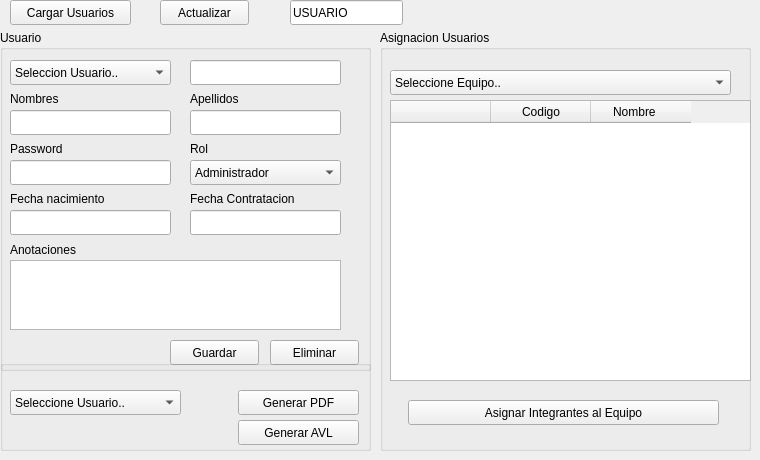
    <widget class="QWidget" name="page_2">
     <widget class="QLineEdit" name="lineEdit_2">
      <property name="geometry">
       <rect>
        <x>290</x>
        <y>0</y>
        <width>113</width>
        <height>25</height>
       </rect>
      </property>
      <property name="text">
       <string>USUARIO</string>
      </property>
      <property name="readOnly">
       <bool>true</bool>
      </property>
     </widget>
     <widget class="QPushButton" name="pushButton_10">
      <property name="geometry">
       <rect>
        <x>10</x>
        <y>0</y>
        <width>121</width>
        <height>25</height>
       </rect>
      </property>
      <property name="text">
       <string>Cargar Usuarios</string>
      </property>
     </widget>
     <widget class="QGroupBox" name="groupBox">
      <property name="geometry">
       <rect>
        <x>0</x>
        <y>30</y>
        <width>371</width>
        <height>341</height>
       </rect>
      </property>
      <property name="title">
       <string>Usuario</string>
      </property>
      <widget class="QComboBox" name="selecUsuario">
       <property name="geometry">
        <rect>
         <x>10</x>
         <y>30</y>
         <width>161</width>
         <height>25</height>
        </rect>
       </property>
       <item>
        <property name="text">
         <string>Seleccion Usuario..</string>
        </property>
       </item>
      </widget>
      <widget class="QLineEdit" name="idUsuario">
       <property name="geometry">
        <rect>
         <x>190</x>
         <y>30</y>
         <width>151</width>
         <height>25</height>
        </rect>
       </property>
       <property name="inputMask">
        <string/>
       </property>
       <property name="text">
        <string/>
       </property>
       <property name="readOnly">
        <bool>false</bool>
       </property>
      </widget>
      <widget class="QLineEdit" name="nombreUsuario">
       <property name="geometry">
        <rect>
         <x>10</x>
         <y>80</y>
         <width>161</width>
         <height>25</height>
        </rect>
       </property>
      </widget>
      <widget class="QLineEdit" name="apellidoUsuario">
       <property name="geometry">
        <rect>
         <x>190</x>
         <y>80</y>
         <width>151</width>
         <height>25</height>
        </rect>
       </property>
      </widget>
      <widget class="QLabel" name="label">
       <property name="geometry">
        <rect>
         <x>10</x>
         <y>60</y>
         <width>67</width>
         <height>17</height>
        </rect>
       </property>
       <property name="text">
        <string>Nombres</string>
       </property>
      </widget>
      <widget class="QLabel" name="label_2">
       <property name="geometry">
        <rect>
         <x>190</x>
         <y>60</y>
         <width>67</width>
         <height>17</height>
        </rect>
       </property>
       <property name="text">
        <string>Apellidos</string>
       </property>
      </widget>
      <widget class="QLabel" name="label_3">
       <property name="geometry">
        <rect>
         <x>10</x>
         <y>110</y>
         <width>67</width>
         <height>17</height>
        </rect>
       </property>
       <property name="text">
        <string>Password</string>
       </property>
      </widget>
      <widget class="QLineEdit" name="passUsuario">
       <property name="geometry">
        <rect>
         <x>10</x>
         <y>130</y>
         <width>161</width>
         <height>25</height>
        </rect>
       </property>
      </widget>
      <widget class="QLabel" name="label_4">
       <property name="geometry">
        <rect>
         <x>190</x>
         <y>110</y>
         <width>67</width>
         <height>17</height>
        </rect>
       </property>
       <property name="text">
        <string>Rol</string>
       </property>
      </widget>
      <widget class="QLabel" name="label_5">
       <property name="geometry">
        <rect>
         <x>10</x>
         <y>210</y>
         <width>91</width>
         <height>20</height>
        </rect>
       </property>
       <property name="text">
        <string>Anotaciones</string>
       </property>
      </widget>
      <widget class="QComboBox" name="rolUsuario">
       <property name="geometry">
        <rect>
         <x>190</x>
         <y>130</y>
         <width>151</width>
         <height>25</height>
        </rect>
       </property>
       <item>
        <property name="text">
         <string>Administrador</string>
        </property>
       </item>
       <item>
        <property name="text">
         <string>Especialista</string>
        </property>
       </item>
       <item>
        <property name="text">
         <string>Líder</string>
        </property>
       </item>
       <item>
        <property name="text">
         <string>Operativo</string>
        </property>
       </item>
      </widget>
      <widget class="QPushButton" name="pushButton_15">
       <property name="geometry">
        <rect>
         <x>170</x>
         <y>310</y>
         <width>89</width>
         <height>25</height>
        </rect>
       </property>
       <property name="text">
        <string>Guardar</string>
       </property>
      </widget>
      <widget class="QPushButton" name="pushButton_16">
       <property name="geometry">
        <rect>
         <x>270</x>
         <y>310</y>
         <width>89</width>
         <height>25</height>
        </rect>
       </property>
       <property name="text">
        <string>Eliminar</string>
       </property>
      </widget>
      <widget class="QPlainTextEdit" name="anotacionesUsuario">
       <property name="geometry">
        <rect>
         <x>10</x>
         <y>230</y>
         <width>331</width>
         <height>70</height>
        </rect>
       </property>
      </widget>
      <widget class="QLabel" name="label_6">
       <property name="geometry">
        <rect>
         <x>190</x>
         <y>160</y>
         <width>141</width>
         <height>17</height>
        </rect>
       </property>
       <property name="text">
        <string>Fecha Contratacion</string>
       </property>
      </widget>
      <widget class="QLineEdit" name="fechaInicioUsuario">
       <property name="geometry">
        <rect>
         <x>10</x>
         <y>180</y>
         <width>161</width>
         <height>25</height>
        </rect>
       </property>
      </widget>
      <widget class="QLineEdit" name="contratacionUsuario">
       <property name="geometry">
        <rect>
         <x>190</x>
         <y>180</y>
         <width>151</width>
         <height>25</height>
        </rect>
       </property>
      </widget>
      <widget class="QLabel" name="label_7">
       <property name="geometry">
        <rect>
         <x>10</x>
         <y>160</y>
         <width>131</width>
         <height>17</height>
        </rect>
       </property>
       <property name="text">
        <string>Fecha nacimiento</string>
       </property>
      </widget>
     </widget>
     <widget class="QGroupBox" name="groupBox_2">
      <property name="geometry">
       <rect>
        <x>0</x>
        <y>360</y>
        <width>371</width>
        <height>91</height>
       </rect>
      </property>
      <property name="title">
       <string/>
      </property>
      <widget class="QComboBox" name="comboBox">
       <property name="geometry">
        <rect>
         <x>10</x>
         <y>30</y>
         <width>171</width>
         <height>25</height>
        </rect>
       </property>
       <item>
        <property name="text">
         <string>Seleccione Usuario..</string>
        </property>
       </item>
      </widget>
      <widget class="QPushButton" name="pushButton_9">
       <property name="geometry">
        <rect>
         <x>238</x>
         <y>30</y>
         <width>121</width>
         <height>25</height>
        </rect>
       </property>
       <property name="text">
        <string>Generar PDF</string>
       </property>
      </widget>
      <widget class="QPushButton" name="pushButton_14">
       <property name="geometry">
        <rect>
         <x>238</x>
         <y>60</y>
         <width>121</width>
         <height>25</height>
        </rect>
       </property>
       <property name="text">
        <string>Generar AVL</string>
       </property>
      </widget>
     </widget>
     <widget class="QGroupBox" name="groupBox_3">
      <property name="geometry">
       <rect>
        <x>380</x>
        <y>30</y>
        <width>371</width>
        <height>421</height>
       </rect>
      </property>
      <property name="title">
       <string>Asignacion Usuarios</string>
      </property>
      <widget class="QPushButton" name="pushButton_17">
       <property name="geometry">
        <rect>
         <x>28</x>
         <y>370</y>
         <width>311</width>
         <height>25</height>
        </rect>
       </property>
       <property name="text">
        <string>Asignar Integrantes al Equipo</string>
       </property>
      </widget>
      <widget class="QComboBox" name="equipoUsuario">
       <property name="geometry">
        <rect>
         <x>10</x>
         <y>40</y>
         <width>341</width>
         <height>25</height>
        </rect>
       </property>
       <item>
        <property name="text">
         <string>Seleccione Equipo..</string>
        </property>
       </item>
      </widget>
      <widget class="QTableWidget" name="tableWidget">
       <property name="geometry">
        <rect>
         <x>10</x>
         <y>70</y>
         <width>361</width>
         <height>281</height>
        </rect>
       </property>
       <column>
        <property name="text">
         <string/>
        </property>
        <property name="font">
         <font>
          <pointsize>11</pointsize>
         </font>
        </property>
       </column>
       <column>
        <property name="text">
         <string>Codigo</string>
        </property>
       </column>
       <column>
        <property name="text">
         <string>Nombre    </string>
        </property>
       </column>
      </widget>
     </widget>
     <widget class="QPushButton" name="pushButton_18">
      <property name="geometry">
       <rect>
        <x>160</x>
        <y>0</y>
        <width>89</width>
        <height>25</height>
       </rect>
      </property>
      <property name="text">
       <string>Actualizar</string>
      </property>
     </widget>
    </widget>
